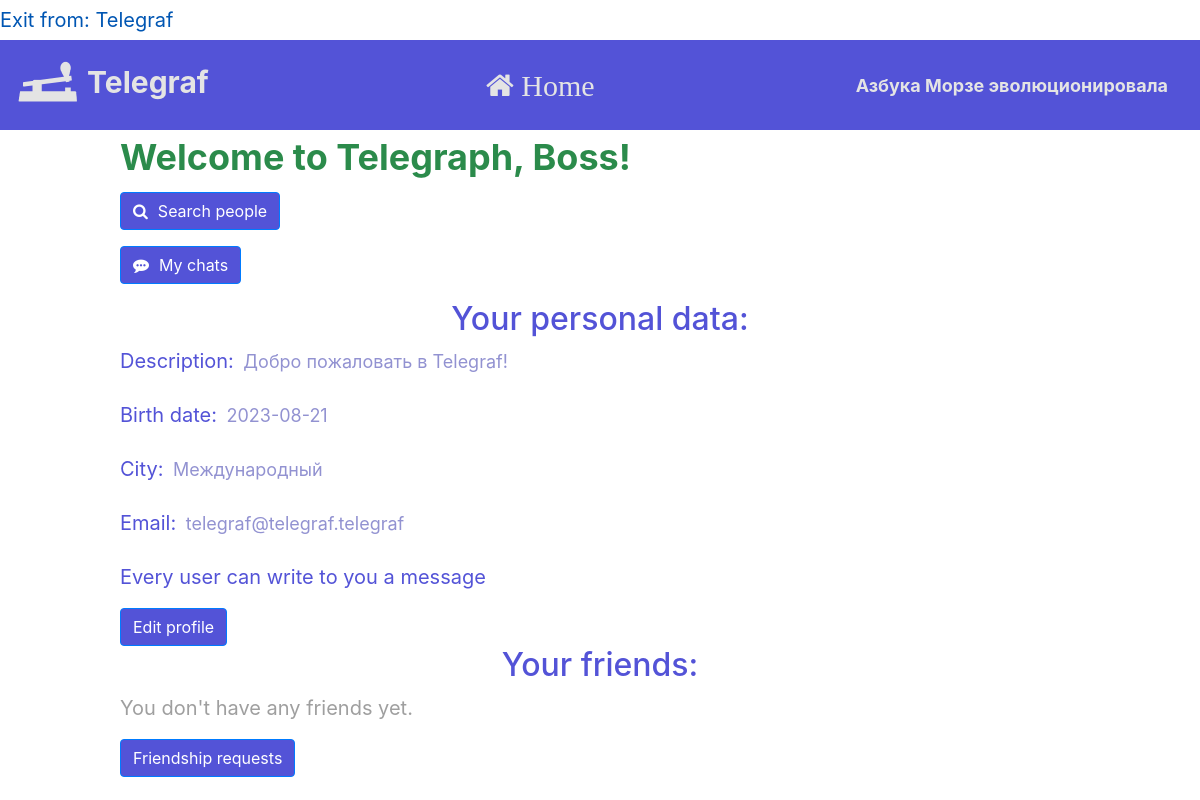
The page /main (signed in) on the database its author committed.
### data/users.py (models this page shows, shortened)
class User(SqlAlchemyBase, UserMixin, SerializerMixin):
    __tablename__ = 'users'
    id = sqlalchemy.Column(sqlalchemy.Integer,
                           primary_key=True, autoincrement=True)
    username = sqlalchemy.Column(sqlalchemy.String)
    bdate = sqlalchemy.Column(sqlalchemy.Date)
    descript = sqlalchemy.Column(sqlalchemy.String)
    friends = sqlalchemy.Column(sqlalchemy.String, default='')
    city = sqlalchemy.Column(sqlalchemy.String)
    email = sqlalchemy.Column(sqlalchemy.String, unique=True)
    last_online = sqlalchemy.Column(sqlalchemy.DateTime,
                                    default=datetime.datetime.now())
    free_chat = sqlalchemy.Column(sqlalchemy.Boolean)
    hashed_password = sqlalchemy.Column(sqlalchemy.String, nullable=True)
    is_verified = sqlalchemy.Column(sqlalchemy.Boolean, default=False)
    is_blocked = sqlalchemy.Column(sqlalchemy.Boolean, default=False)
    block_reason = sqlalchemy.Column(sqlalchemy.String)

### server.py (the view)
@app.route('/', methods=['GET', 'POST'])
@app.route('/main', methods=['GET', 'POST'])
def main_page():
    if not current_user.is_authenticated or current_user.is_blocked:
        return redirect('/login')
    db_sess = db_session.create_session()
    current_user.last_online = datetime.datetime.now()
    db_sess.merge(current_user)
    db_sess.commit()
    friends = []
    ids = current_user.friends.split(', ')
    if '' in ids:
        ids.remove('')
    for friend_id in map(int, ids):
        friend = db_sess.query(User).filter(User.id == friend_id).first()
        if friend is not None:
            friends.append(friend)
    agent = request.headers.get('User-Agent')
    is_mobile = ('iphone' or 'android' or 'blackberry') in agent.lower()
    return render_template('main_page.html', is_mobile=is_mobile, title=f'Главная', friends=friends);

### data/db_session.py (called while the page is built)
def create_session() -> Session:
    global __factory
    return __factory()

### server.py (called while the page is built)
@login_manager.user_loader
def load_user(user_id):
    db_sess = db_session.create_session()
    return db_sess.query(User).get(user_id)

### templates/main_page.html (shortened to what this page needs)
{% extends "base.html" %}
{% block content %}
<form action="" method="post">
    {% if current_user.id == 1 %}
    <label style="font-size: 36px; font-weight: bold; color: #2b8b4b">Welcome to Telegraph, Boss!</label>
    {% else %}
    <label style="font-size: 36px; font-weight: bold;">Welcome to Telegraph, <label style="font-size: 36px; font-weight: bold; color: #5353d7;">{{ current_user.username }}</label>!</label>
    {% endif %}
    <p><a class="btn btn-primary" href="/search" style="background-color: #5353d7"><span class="fa fa-search" style="margin-right: 10px"></span>Search people</a></p>
    <p><a class="btn btn-primary" href="/my_chats" style="background-color: #5353d7"><span class="fa fa-commenting" style="margin-right: 10px"></span>My chats</a></p>
    <h2 style="color: #5353d7; text-align: center;">Your personal data:</h2>
    <label style="font-size: 20px; color: #5353d7">Description:</label>
    <label style="font-size: 18px; color: #9292d1; margin-left: 5px;">{{ current_user.descript }}</label>
    <label style="font-size: 20px; color: #5353d7">Birth date:</label>
    <label style="font-size: 18px; color: #9292d1; margin-left: 5px;">{{ current_user.bdate }}</label>
    <label style="font-size: 20px; color: #5353d7">City:</label>
    <label style="font-size: 18px; color: #9292d1; margin-left: 5px;">{{ current_user.city }}</label>
    <label style="font-size: 20px; color: #5353d7">Email:</label>
    <label style="font-size: 18px; color: #9292d1; margin-left: 5px;">{{ current_user.email }}</label>
    {% if current_user.free_chat %}
    <p style="font-size: 20px; color: #5353d7">Every user can write to you a message</p>
    {% else %}
    <p style="font-size: 20px; color: #5353d7">Only your friends can write to you a message</p>
    {% endif %}
    <a class="btn btn-primary" href="/edit_profile" style="background-color: #5353d7">Edit profile</a>
    <h2 style="color: #5353d7; text-align: center;">Your friends:</h2>
    {% if friends == [] %}
    <p style="font-size: 20px; color: #9f9f9f">You don't have any friends yet.</p>
    {% endif %}
    <a class="btn btn-primary" href="/my_requests" style="background-color: #5353d7">Friendship requests</a>
</form>
{% endblock %}

### templates/base.html (shortened to what this page needs)
<!doctype html>
<html lang="en">
<head>
    <link rel="stylesheet"
          href="https://stackpath.bootstrapcdn.com/bootstrap/4.4.1/css/bootstrap.min.css"
>
    <link rel="stylesheet" href="https://maxcdn.bootstrapcdn.com/font-awesome/4.5.0/css/font-awesome.min.css">
</head>
<body>
    <nav>
        {% if current_user.is_authenticated %}
        <a class="navbar-brand" href="/logout">Exit from: {{ current_user.username }}</a>
        {% else %}
        <p>
            <a class="btn btn-primary " href="/register">Зарегистрироваться</a>
            <a class="btn btn-success" href="/login">Войти</a>
        </p>
        {% endif %}
    </nav>
    <header>
        <nav class="navbar navbar-light mainbar">
            {% if is_mobile %}
            <a class="navbar-brand" style="font-size: 30px; color: #e4e4e4; font-weight: bold;" href="#"><img src="{{url_for('static', filename='images/t2.png')}}" height="64" width="64">  Telegraf</a>
            <a style="font-size: 30px; color: #e4e4e4; font-weight: bold;" href="/"><i class="fa fa-home" aria-hidden="true"></i></a>
            {% else %}
            <a class="navbar-brand" style="font-size: 30px; color: #e4e4e4; font-weight: bold;" href="#"><img src="{{url_for('static', filename='images/t2.png')}}" height="64" width="64">  Telegraf</a>
            <a style="font-size: 30px; color: #e4e4e4; font-weight: bold;" href="/"><i class="fa fa-home" aria-hidden="true"> Home</i></a>
            <a class="navbar-brand" style="font-size: 18px; color: #e4e4e4; font-weight: bold;" href="#">Азбука Морзе эволюционировала</a>
            {% endif %}
        </nav>
    </header>
    <main role="main" class="my-container">
        {% block content %}{% endblock %}
    </main>
</body>
</html>

### rows shown on the page
User: username "Telegraf", descript "Добро пожаловать в Telegraf!", bdate "2023-08-21", city "Международный", email "telegraf@telegraf.telegraf"
